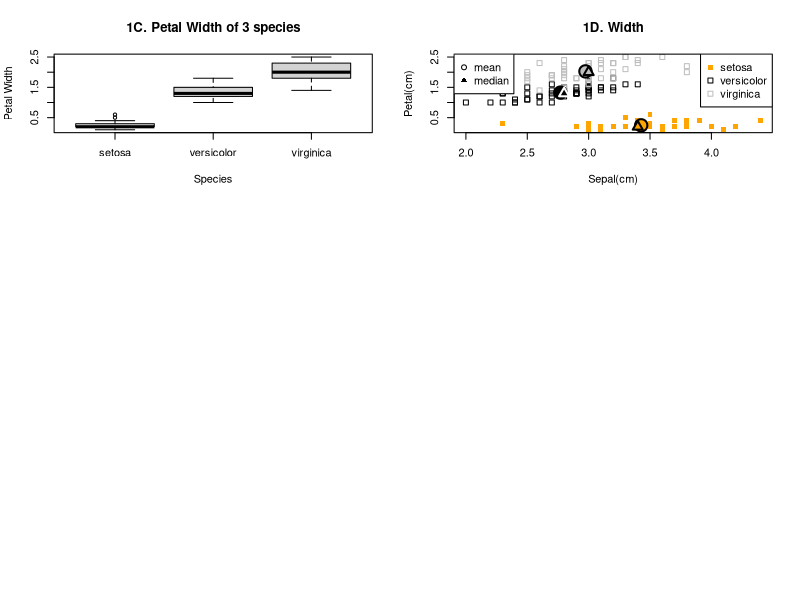

R code for this plot:
#In order for us to see all the plots you produce, please put this command in the beginning of your file:
par(mfrow=c(3,2))

# 1A
writeLines("1A. The mean and median of Sepal width of 3 species ")
aggregate(Sepal.Length ~ Species, data = iris, 
          FUN = function(x) c(mean = mean(x), med = median(x)))

#1B 
var_1b <- aggregate(Sepal.Length ~ Species, data = iris, var)
cat("1B. The highest variance of Sepal Length among 3 species is",
    levels(iris$Species)
    [var_1b[var_1b$Sepal.Length == max(var_1b$Sepal.Length), 1]], "\n")

#1C
boxplot(
  Petal.Width ~ Species,
  data = iris,
  #range = 0
  main = "1C. Petal Width of 3 species",
  xlab = "Species",
  ylab = "Petal Width"
)  

#1D
colours <- c("orange", "black", "grey")
pch_ind <- c(15, 0, 0)
plot(
  iris$Sepal.Width,
  iris$Petal.Width,
  main = "1D. Width",
  xlab = "Sepal(cm)",
  ylab = "Petal(cm)",
  col = colours[iris$Species],
  pch = pch_ind[iris$Species]
)
legend("topright", legend = levels(iris$Species), 
       pch = c(15, 0, 0), col = colours)

# add mean and median
col_ind = 0
col_bor = c("black", "white", "black")
for (i in levels(iris$Species)) {
  iris_new <- iris[iris$Species == i, ]
  col_ind = col_ind + 1
  points(mean(iris_new$Sepal.Width),mean(iris_new$Petal.Width), 
           pch = 21, cex = 2.5, lwd = 2, bg = colours[col_ind])
  points(median(iris_new$Sepal.Width),median(iris_new$Petal.Width), 
         pch = 24, cex = 1.5, lwd = 2, col = col_bor[col_ind], bg = colours[col_ind])
}
legend("topleft", legend = c("mean", "median"), 
       pch = c(21, 17), col = "black")
